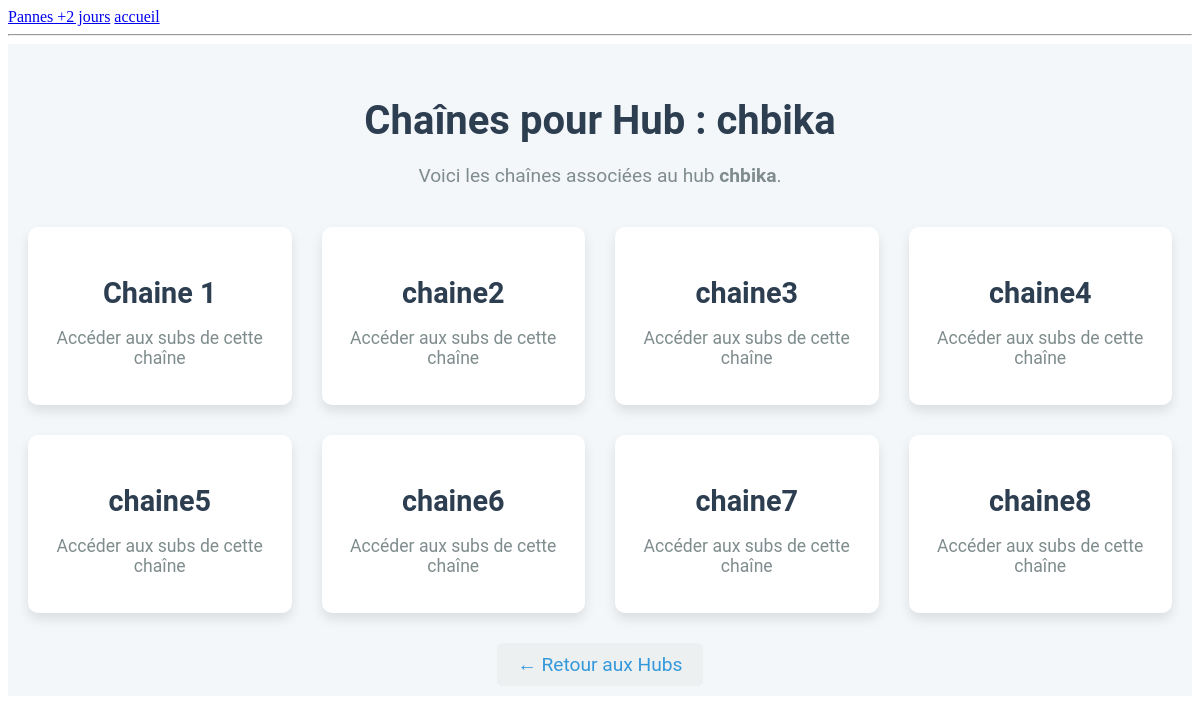
Page /hub/2/chaines/ on the committed database.
### airponFtth/models.py (models this page shows, shortened)
class Hub(models.Model):
    central = models.ForeignKey(Central, on_delete=models.CASCADE, related_name='hubs')
    nom = models.CharField(max_length=100)
    localisation = models.CharField(max_length=200)
    date_creation = models.DateTimeField(default=timezone.now)

class Chaine(models.Model):
    hub = models.ForeignKey(Hub, on_delete=models.CASCADE, related_name='chaines')
    nom = models.CharField(max_length=100)

### airponFtth/views.py (the view)
# urls.py: path('hub/<int:hub_id>/chaines/', views.chaine_list, name='chaine_list'),
def chaine_list(request, hub_id):
    hub = get_object_or_404(Hub, id=hub_id)
    chaines = hub.chaines.all()
    return render(request, 'app/chaine_list.html', {'hub': hub, 'chaines': chaines})

### airponFtth/templates/app/chaine_list.html
{% extends 'base.html' %}
{% block content %}
<div class="container">
    <h2 class="page-title">Chaînes pour Hub : {{ hub.nom }}</h2>
    <p class="intro-text">Voici les chaînes associées au hub <strong>{{ hub.nom }}</strong>.</p>
    <div class="central-list">
        {% for chaine in chaines %}
        <div class="central-item">
            <a href="{% url 'sub_list' chaine.id %}" class="central-link">
                <div class="central-card">
                    <h3>{{ chaine.nom }}</h3>
                    <p>Accéder aux subs de cette chaîne</p>
                </div>
            </a>
        </div>
        {% empty %}
        <div class="no-central">Aucune chaîne disponible pour ce hub.</div>
        {% endfor %}
    </div>
    <div class="back-link">
        <a href="{% url 'hub_list' hub.central.id %}" class="back-btn">← Retour aux Hubs</a>
    </div>
</div>
{% endblock %}

### airponFtth/templates/base.html (style rules this page uses)
.container { max-width: 1200px; margin: 0 auto; padding: 20px; font-family: 'Roboto', sans-serif; background-color: #f4f7fa; }
.page-title { font-size: 2.5em; color: #2C3E50; text-align: center; margin-bottom: 20px; }
.intro-text { font-size: 1.2em; color: #7F8C8D; text-align: center; margin-bottom: 40px; }
.central-list { display: grid; grid-template-columns: repeat(auto-fill, minmax(250px, 1fr)); gap: 30px; justify-items: center; }
.central-item { width: 100%; max-width: 350px; }
.central-card { background-color: #fff; border-radius: 10px; box-shadow: 0 6px 12px rgba(0, 0, 0, 0.1); padding: 20px; text-align: center; transition: transform 0.3s ease, box-shadow 0.3s ease; }
.central-link { text-decoration: none; color: inherit; }
.central-card h3 { font-size: 1.8em; color: #2C3E50; margin-bottom: 10px; }
.central-card p { font-size: 1.1em; color: #7F8C8D; }
.back-link { text-align: center; margin-top: 40px; }
.back-btn { font-size: 1.2em; color: #3498db; text-decoration: none; padding: 10px 20px; border-radius: 5px; background-color: #ecf0f1; transition: background-color 0.3s; }

### rows in the picture
Hub: nom "chbika"
Chaine: nom "Chaine 1"
Chaine: nom "chaine2"
Chaine: nom "chaine3"
Chaine: nom "chaine4"
Chaine: nom "chaine5"
Chaine: nom "chaine6"
Chaine: nom "chaine7"
Chaine: nom "chaine8"
